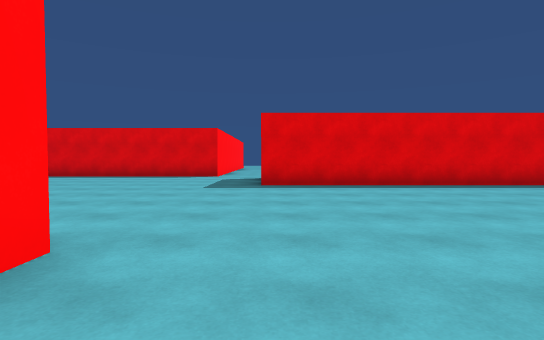
view 1 (above)

22 first-person views from a walk through a scene from a Unity 3-D project. The camera is 1.2 m above the floor, tilts 2° down and sees 80° across. The floor is counted in squares, 2 m on a side. Each view is taken from the middle of a square. On the plan, view 1 faces up. The plan holds only what a view shows up to about 10 squares ahead; the rest is blank. The place goes on beyond the plan. Surface patterns are stand-ins for the level's own textures.

view 2
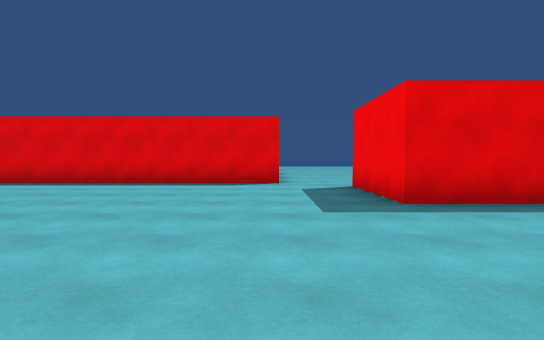

view 3
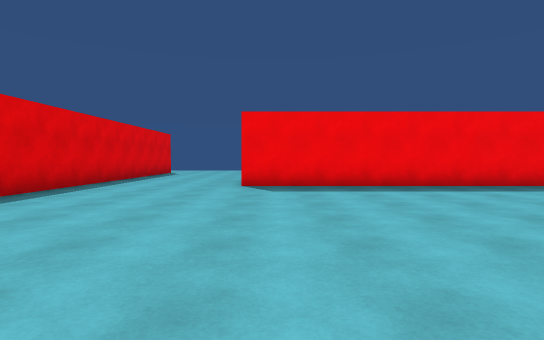

view 4
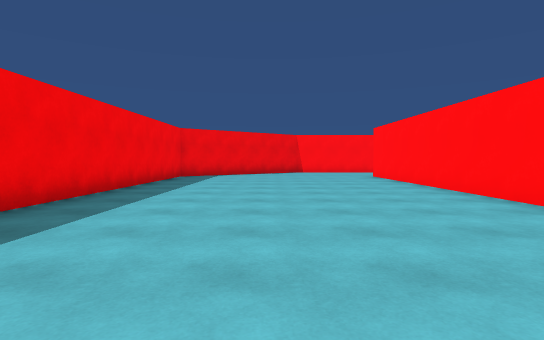

view 5
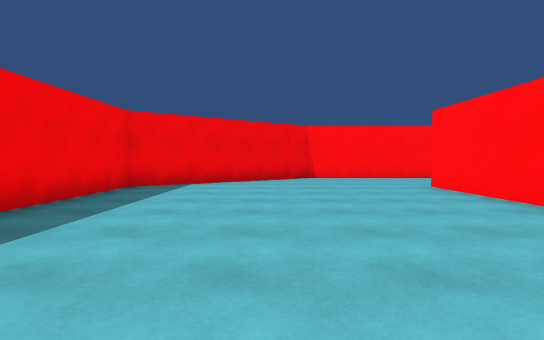

view 6
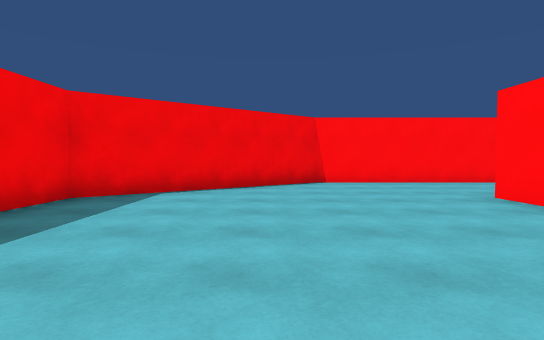

view 7
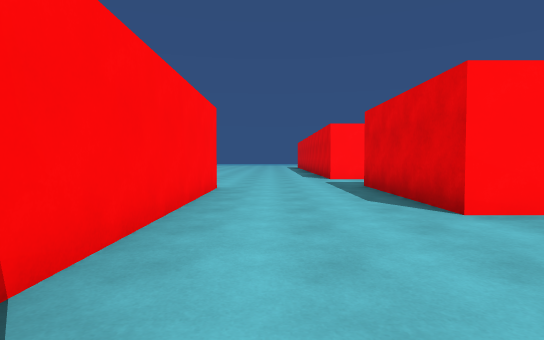

view 8
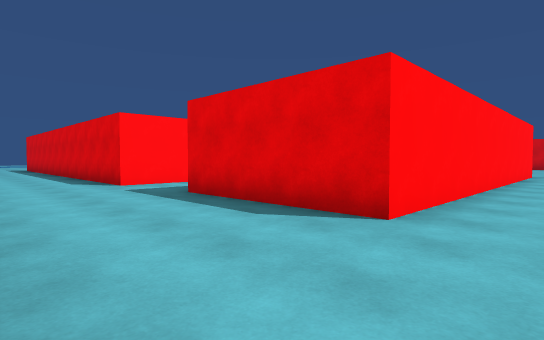

view 9
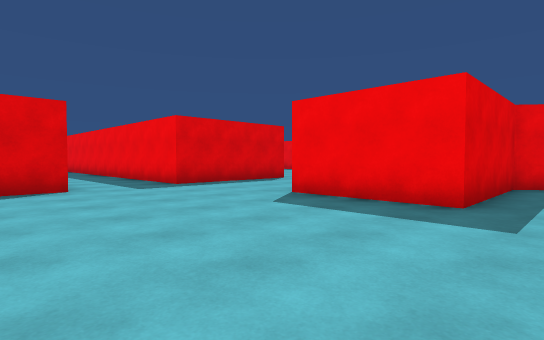

view 10
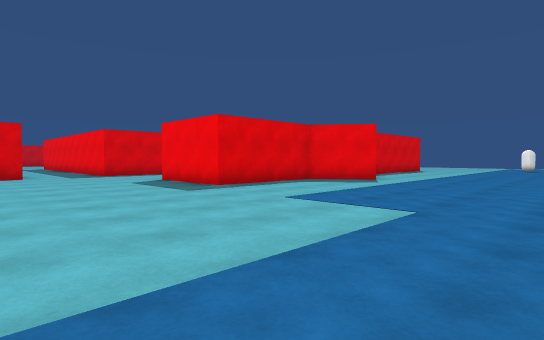

view 11
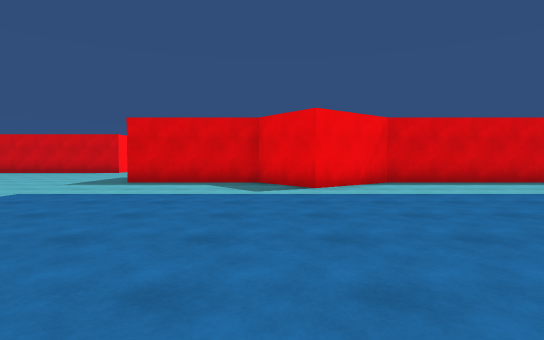

view 12
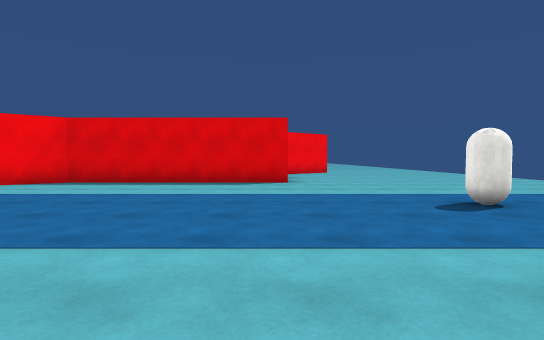

view 13
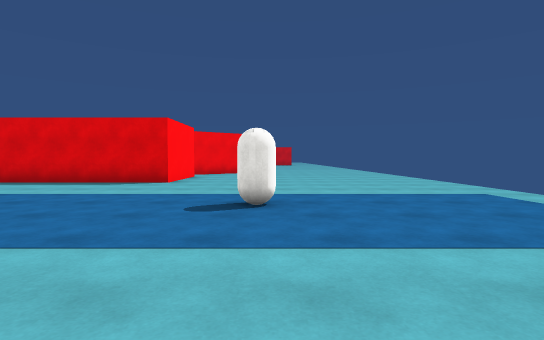

view 14
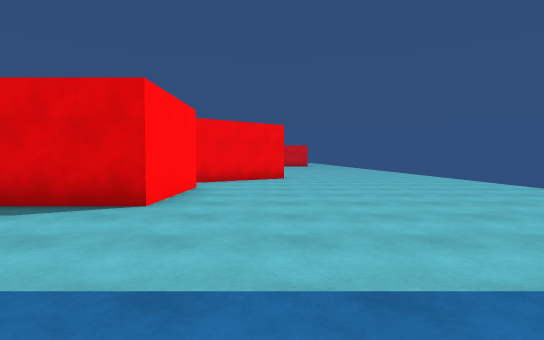

view 15
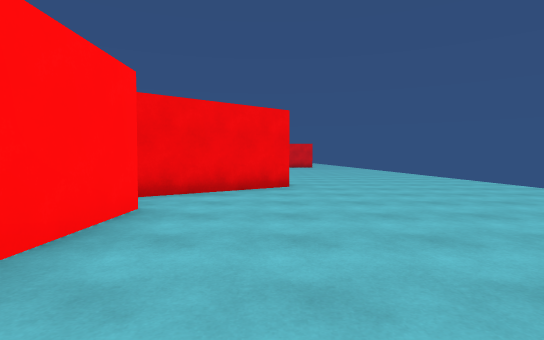

view 16
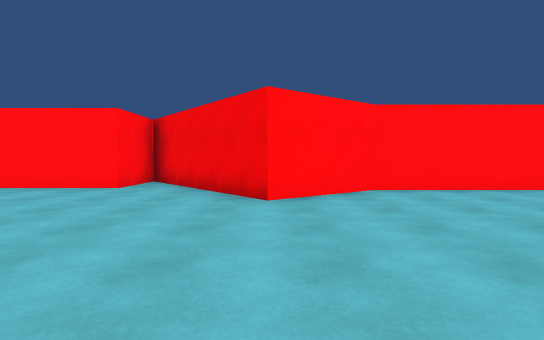

view 17
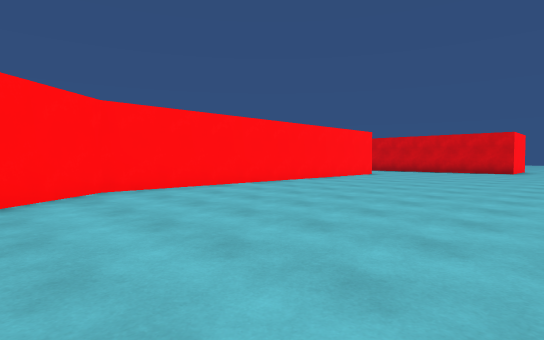

view 18
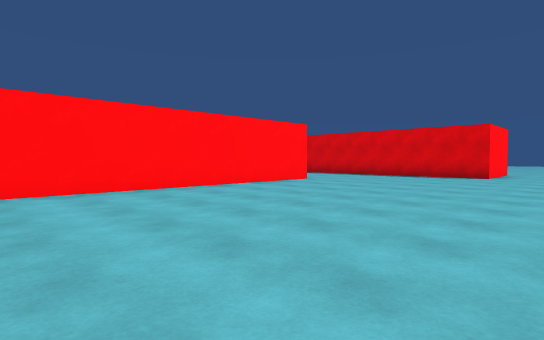

view 19
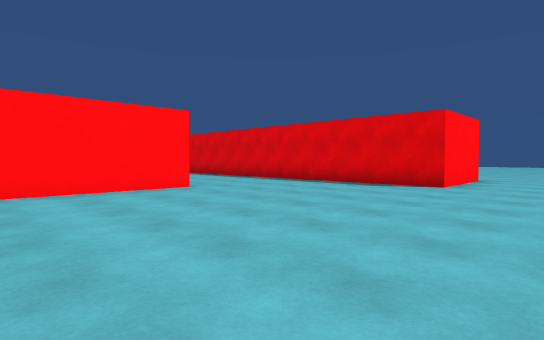

view 20
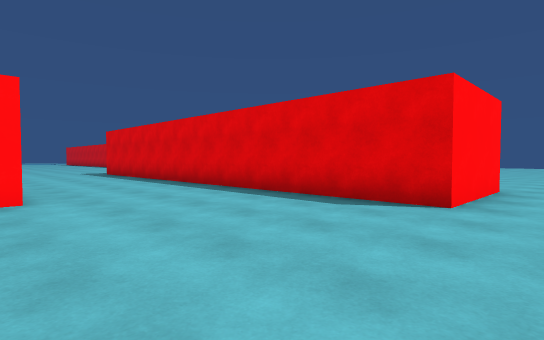

view 21
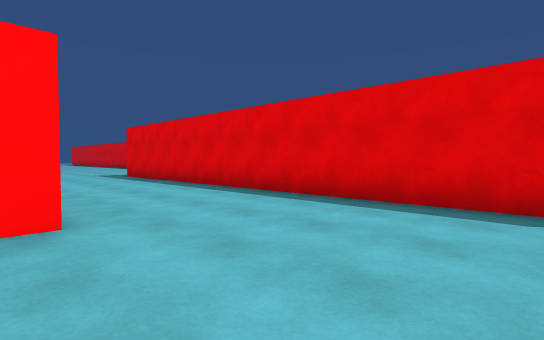

view 22
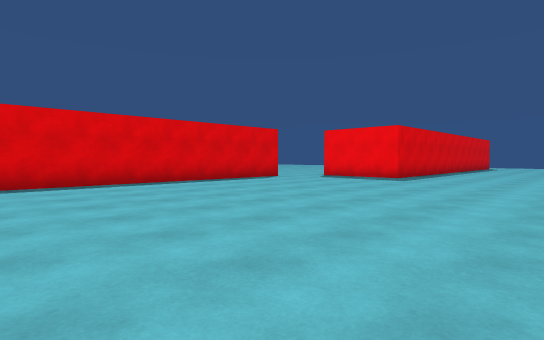

### Floor plan
Points are (right, up) in squares from view 1. A wall is a line through its corners. A room is listed if a view was taken in it or the views show most of it. See-through windows are left out.
Room 1 (views 1, 2, 3, 4, 5, 6, 7, 8, 9, 10, 11, 12, 13, 14, 15, 16, 17, 18, 19, 20, 21, 22)
walls: (-7.5, -6.5) (-7.5, -8.3) (-10.5, -8.3); (-1.4, 2.1) (-1.4, -8) (-5.2, -8) (-5.2, -4.6); (7.8, 3.8) (7.8, -6.1) (9.4, -8.1) (5.4, -11.1) (7.4, -11.1) (7.4, -13.9) (1.9, -13.9) (-0.1, -15.4) (-1.3, -13.9) (-4.6, -13.9) (-4.6, -11.1) (0.9, -11.1) (5.1, -7.9) (5.1, 3.8); (-1.8, 10.9) (-9.4, 10.9); (11.8, 10.1) (11.8, 7.3) (-0.2, 7.3) (-0.2, 10.1)
ways out: opening at (-1, 11); opening at (13, 11)
objects: other object (10, -18)

Where each view was taken, in squares from view 1:
view 1: 0 up, 0 right, facing up
view 2: 3 up, 2 left, facing up
view 3: 3 up, 2 left, facing right
view 4: 3 up, 2 right, facing down
view 5: 1 down, 2 right, facing down
view 6: 3 down, 2 right, facing down
view 7: 10 down, 2 right, facing left
view 8: 11 down, 0 right, facing up-left
view 9: 15 down, 9 left, facing up-right
view 10: 20 down, 9 left, facing up-right
view 11: 22 down, 1 left, facing up
view 12: 22 down, 7 right, facing up
view 13: 22 down, 10 right, facing up
view 14: 18 down, 9 right, facing up
view 15: 15 down, 9 right, facing up
view 16: 8 down, 14 right, facing left
view 17: 8 down, 14 right, facing up-left
view 18: 4 down, 14 right, facing up-left
view 19: 0 up, 14 right, facing up-left
view 20: 3 up, 13 right, facing up-left
view 21: 3 up, 11 right, facing up-left
view 22: 3 up, 10 left, facing up-right
